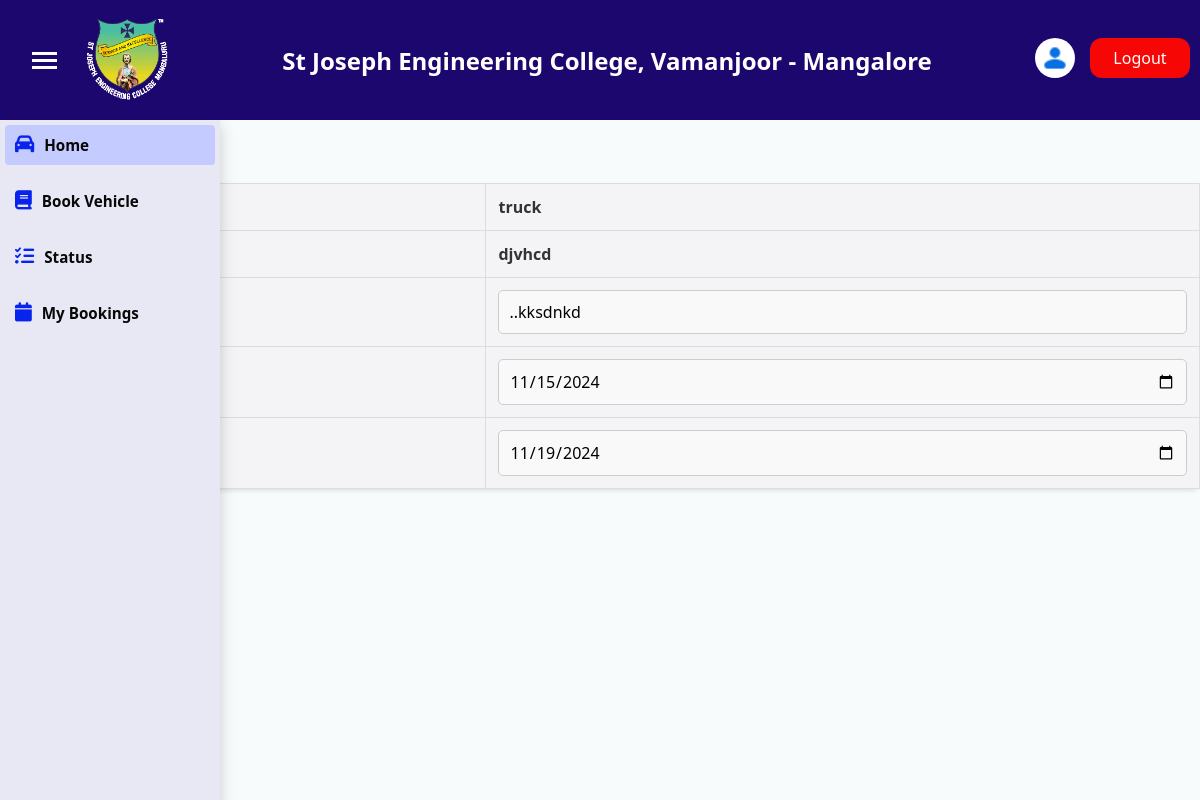
Screenshot of /vehicle_details.php?v_id=1 with the database file from the repository.
### tables this page shows
CREATE TABLE `add_vehicle` (
  `v_id` int(50) NOT NULL,
  `vehicle_type` varchar(200) NOT NULL,
  `v_reg_no` varchar(200) NOT NULL,
  `v_insurance_no` varchar(200) NOT NULL,
  `v_insurance_valid` date NOT NULL,
  `v_emission_valid` date NOT NULL
);

### vehicle_details.php (the view, shortened to what this page needs)
<?php
include('db.php');
$v_id = $_GET['v_id'];
$sql="SELECT * FROM `add_vehicle` WHERE `v_id`='$v_id'";
$result = $conn->query($sql);
    $row = $result->fetch_assoc();
    ?>
    <!DOCTYPE html>
    <html lang="en">
    <head>
        <link rel="stylesheet" href="styles/booking_vehicle.css" >
        <link rel="stylesheet" href="styles/style_header.css">
    <link rel="stylesheet" href="https://cdnjs.cloudflare.com/ajax/libs/font-awesome/6.6.0/css/all.min.css">
    </head>
    <h1>Vehicle details</h1>
    <body>
    <?php include('header2.php') ?>
        <form action="update_vehicle.php" method="POST">
        <table class="booking-details" border="1">
            <tr>
                <th>Vehicle Type</th>
               <th> <?php echo $row['vehicle_type']; ?> </th>
            </tr>
            <tr>
                <th>Register No</th>
                <th><?php echo $row['v_reg_no']; ?> </th>
            </tr>
            <tr>
                <th>Insurance No</th>
                <th><input type="text" name="v_insurance_no" value="<?php echo $row['v_insurance_no']; ?>" required></th>
            </tr>
            <tr>
                <th>Insurance Valid date</th>
                <th><input type="date" name="v_insurance_valid" value="<?php echo $row['v_insurance_valid']; ?>" required></th>
            </tr>
            <tr>
                <th>Emission Valid Date</th>
                <th><input type="date" name="v_emission_valid" value="<?php echo $row['v_emission_valid']; ?>" required></th>
            </tr>
        </table>
</form>
    </body>
    </html>

### styles/booking_vehicle.css (style rules this page uses)
* { margin: 0; padding: 0; box-sizing: border-box; }
body { font-family: Arial, sans-serif; background-color: #f7f7f7; color: #333; }
table { background-color: #fff; width: 100%; border-collapse: collapse; margin: 0 auto; padding: 20px; border-radius: 8px; box-shadow: 0 4px 8px rgba(0, 0, 0, 0.1); }
.booking-details { width: 100%; border-collapse: collapse; margin: 20px 0; font-family: Arial, sans-serif; box-shadow: 0 2px 4px rgba(0, 0, 0, 0.1); }
.booking-details th, .booking-details td { padding: 12px; text-align: left; border: 1px solid #ddd; }
.booking-details th { background-color: #f4f4f6; color: #333; font-weight: bold; }
.booking-details tr:nth-child(even) { background-color: #f2f2f2; }
input[type="text"], input[type="number"], input[type="date"], input[type="time"], select, textarea { width: 100%; padding: 10px; font-size: 16px; border: 1px solid #ccc; border-radius: 5px; background-color: #f9f9f9; }

### styles/style_header.css (style rules this page uses)
* { margin: 0; padding: 0; box-sizing: border-box; font-family: 'Segoe UI', Tahoma, Geneva, Verdana, sans-serif; }
body { background-color: #f8fbfc; }

### rows the page displays
add_vehicle: vehicle_type "truck", v_reg_no "djvhcd", v_insurance_no "..kksdnkd", v_insurance_valid "11/15/2024", v_emission_valid "11/19/2024"
